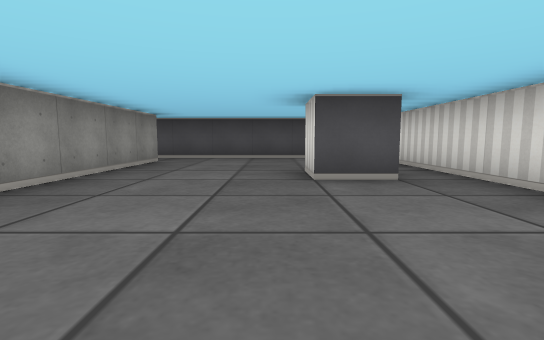
[1] (above)

16 first-person views from a walk through a cub3D level. The camera is about half as high as the walls, tilts 6° down and sees 85° across. The floor is counted in squares. Each view is taken from the middle of a square. On the plan, view 1 faces up. The plan holds only what a view shows up to about 9 squares ahead; the rest is blank.

[2]
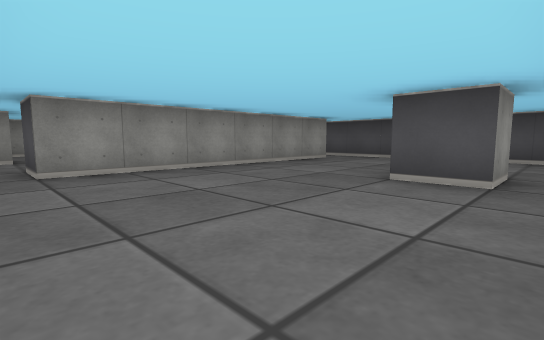

[3]
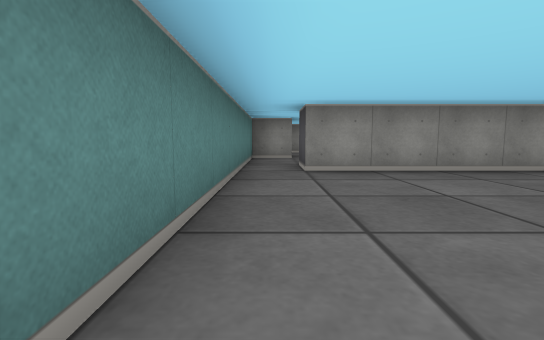

[4]
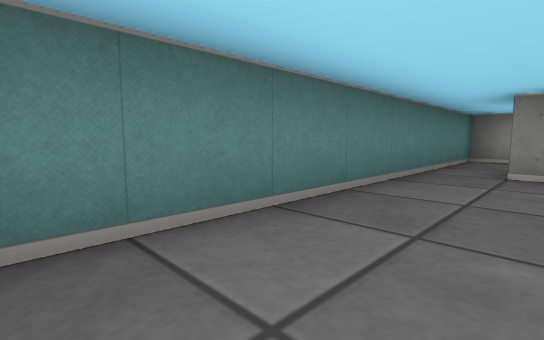

[5]
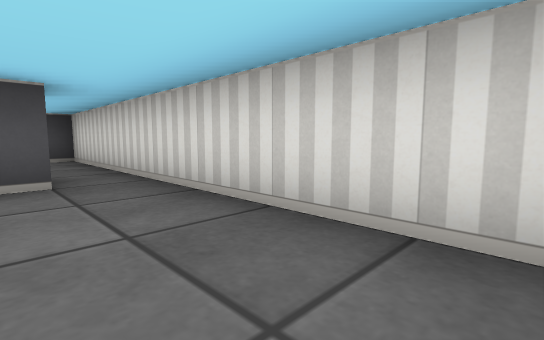

[6]
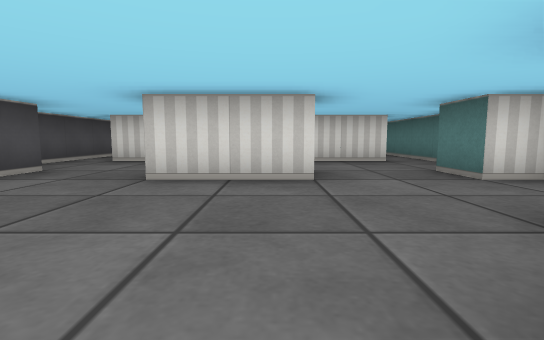

[7]
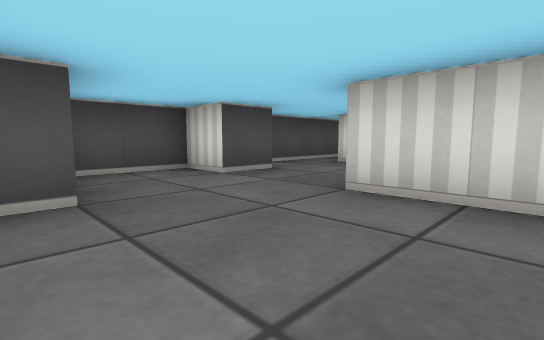

[8]
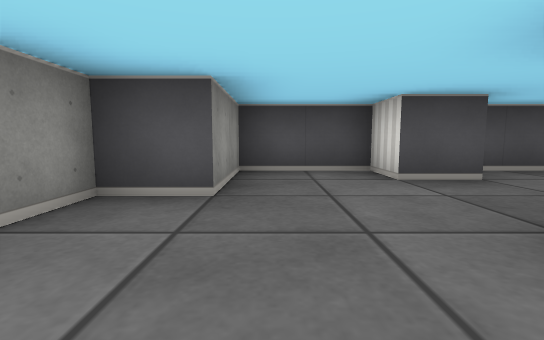

[9]
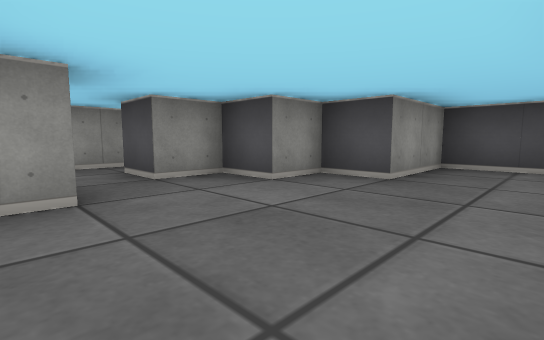

[10]
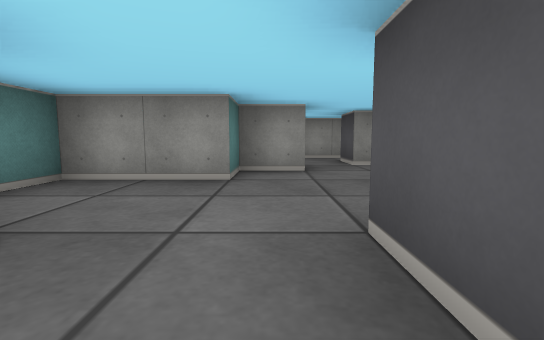

[11]
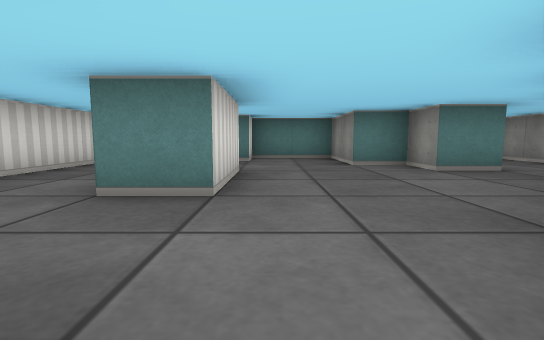

[12]
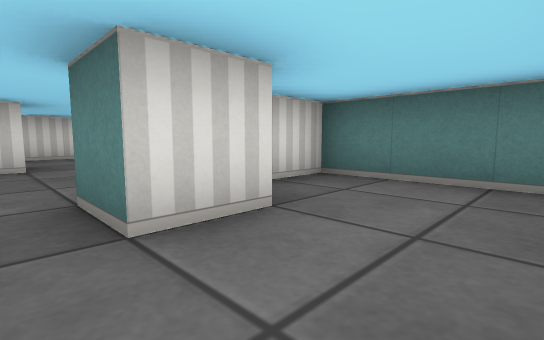

[13]
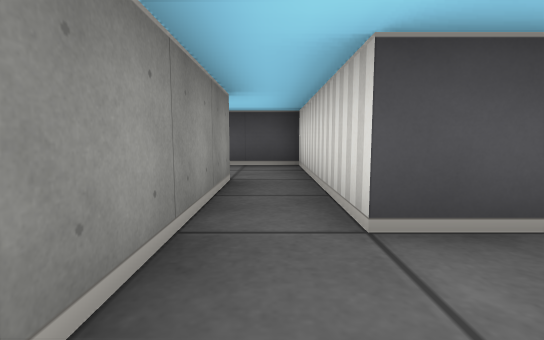

[14]
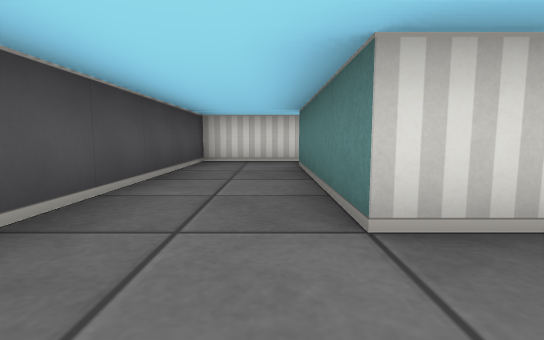

[15]
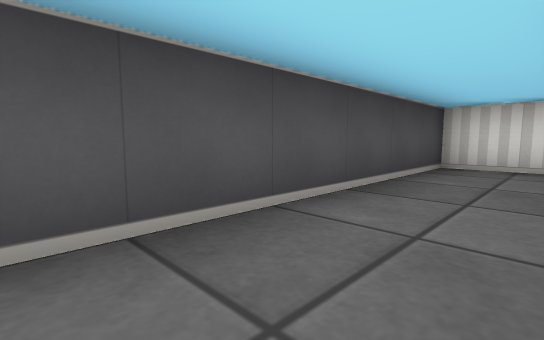

[16]
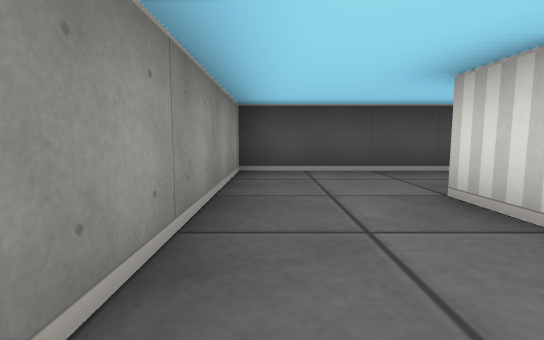

### Floor plan
Points are (right, up) in squares from view 1. A wall is a line through its corners. A room is listed if a view was taken in it or the views show most of it. See-through windows are left out.
Room 1 (views 1, 2, 3, 4, 5)
walls: (1.5, 4.5) (1.5, 3.5) (0.5, 3.5) (0.5, 4.5); (2.5, 0) (2.5, 7.5) (-3.4, 7.5); (-2.5, 6.6) (-2.5, 0.5) (-3.5, 0.5); (-3.5, -0.5) (2, -0.5)
ways out: opening at (-3, 0) to room 3; opening at (-3, 7) to room 7
Room 2 (views 6, 7, 8, 9, 11)
walls: (-6.5, 2.5) (-6.5, 4.5); (-10.5, 2.5) (-9.5, 2.5) (-9.5, 1.5) (-8.5, 1.5) (-8.5, -0.5) (-6.5, -0.5) (-6.5, 0.5); (-6.5, 6.5) (-6.5, 7.5) (-8.5, 7.5) (-8.5, 5.5) (-9.5, 5.5) (-9.5, 4.5) (-10.5, 4.5) (-10.5, 3.5)
ways out: opening at (-6, 1.5) to room 3; opening at (-10, 3) to room 4; opening at (-6, 5.5) to room 7
Room 3 (view 10)
walls: (-6.5, 0.5) (-5.5, 0.5) (-5.5, -0.5) (-3.5, -0.5); (-5.5, 2.5) (-6.5, 2.5); (-3.5, 0.5) (-3.5, 3.2)
ways out: opening at (-3, 0) to room 1; opening at (-6, 1.5) to room 2; opening at (-4.5, 3.5) to room 7
Room 4 (views 12, 13)
walls: (-10.5, 1.5) (-10.5, 2.5); (-10.5, 3.5) (-11.5, 3.5) (-11.5, 5.5); (-12.5, 1) (-12.5, -0.1); (-11.9, -0.5) (-9.5, -0.5) (-9.5, 0.5); (-12.5, 5.5) (-12.5, 2.5)
ways out: opening at (-10, 3) to room 2; opening at (-12, 4.5) to room 5
Room 5 (views 14, 15)
walls: (-16.5, 4.5) (-16.5, 5.5) (-12.5, 5.5); (-11.5, 5.5) (-11.5, 7.5) (-18.5, 7.5) (-18.5, 4.5)
ways out: opening at (-12, 4.5) to room 4; opening at (-17.5, 5) to room 6
Room 6 (view 16)
walls: (-18.5, 4.5) (-18.5, 3.5)
ways out: opening at (-17.5, 5) to room 5
Room 7 (no view inside)
walls: (-5.4, 6.5) (-6.5, 6.5); (-6.5, 4.5) (-5.5, 4.5); (-3.5, 5.8) (-3.5, 6.5); (-3.4, 7.5) (-4.9, 7.5)
ways out: opening at (-3, 7) to room 1; opening at (-6, 5.5) to room 2; opening at (-4.5, 3.5) to room 3

Positions as (right, up) in squares from view 1, and headings:
1: (0, 0), facing up
2: (2, 0), facing up-left
3: (2, 0), facing left
4: (2, 1), facing down-left
5: (1, 0), facing up-right
6: (-10, 3), facing right
7: (-9, 3), facing up-right
8: (-8, 3), facing up
9: (-7, 2), facing up-left
10: (-5, 2), facing left
11: (-7, 7), facing down
12: (-12, 3), facing down-right
13: (-12, 2), facing up
14: (-18, 6), facing right
15: (-17, 6), facing up-right
16: (-18, 3), facing up
